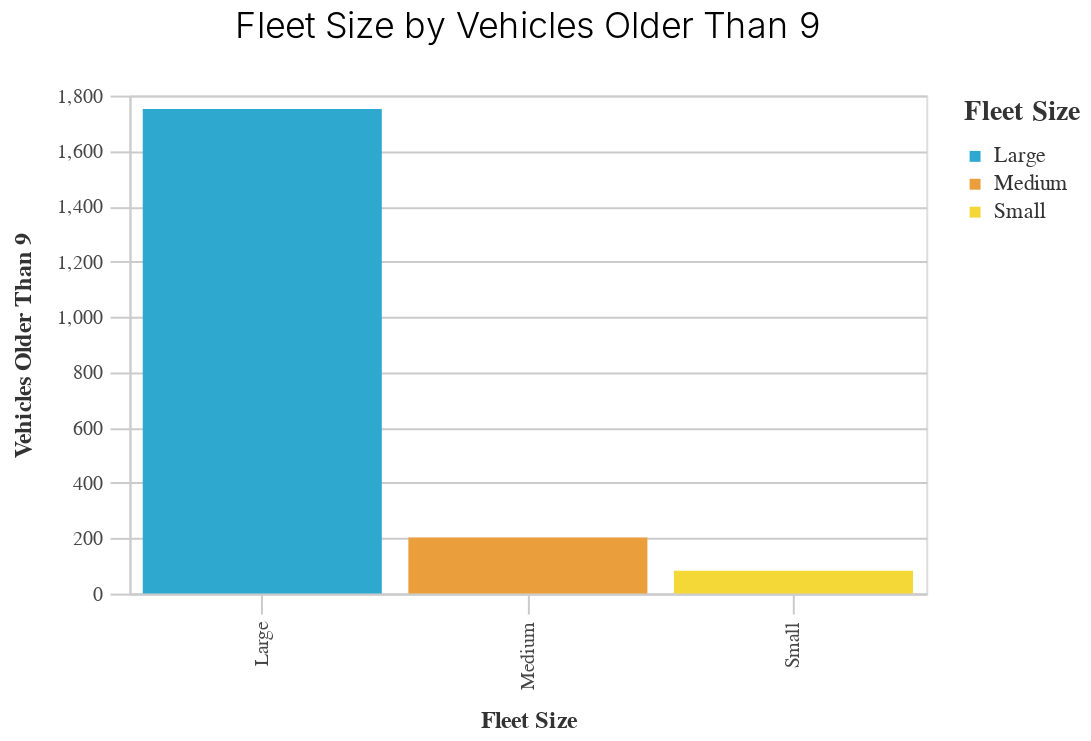

The cell this chart's notebook holds for it:
### Markdown cell above
### Vehicles older than 9
![pic](./chart_outputs/bar_fleet_size_by_vehicles_older_than_9.png)

### Code cell
_utils.basic_bar_chart(fleet,'fleet_size','vehicles_older_than_9', 'fleet_size')

### Figure 1 — Vega-Lite specification as saved in the notebook (floating-point values rounded to 4 significant figures)
{"config": {"view": {"continuousWidth": 400, "continuousHeight": 300}, "axis": {"domainColor": "#cbcbcb", "grid": true, "gridColor": "#cbcbcb", "gridWidth": 1, "labelColor": "#474747", "labelFont": "Nunito Sans", "labelFontSize": 10, "labelPadding": 4, "tickColor": "#cbcbcb", "tickSize": 10, "titleColor": "#333", "titleFont": "Raleway", "titleFontSize": 12, "titlePadding": 10}, "axisBand": {"grid": false}, "background": "white", "font": "Raleway", "header": {"labelFont": "Nunito Sans", "titleFont": "Raleway"}, "legend": {"labelColor": "#333", "labelFont": "Nunito Sans", "labelFontSize": 11, "labelLimit": 0, "padding": 1, "symbolSize": 30, "symbolType": "square", "titleColor": "#333", "titleFont": "Raleway", "titleFontSize": 14, "titlePadding": 10}, "title": {"anchor": "middle", "font": "Raleway", "fontSize": 18, "fontWeight": 300, "offset": 20}}, "data": {"name": "data-e5c9e196326ee54efcdb1c54f067b50d"}, "mark": "bar", "encoding": {"color": {"field": "fleet_size", "legend": {"title": "Fleet Size"}, "scale": {"range": ["#2EA8CE", "#EB9F3C", "#F4D837", "#51BF9D", "#8CBCCB", "#9487C0"]}, "type": "nominal"}, "x": {"field": "fleet_size", "sort": "-y", "title": "Fleet Size", "type": "nominal"}, "y": {"field": "vehicles_older_than_9", "title": "Vehicles Older Than 9", "type": "quantitative"}}, "height": 250, "title": "Fleet Size by Vehicles Older Than 9", "width": 400, "$schema": "https://vega.github.io/schema/vega-lite/v4.17.0.json", "datasets": {"data-e5c9e196326ee54efcdb1c54f067b50d": [{"fleet_size": "Large", "vehicles_older_than_9": 1752.0, "vehicles_older_than_15": 695.0, "vehicles_0_to_9": 3899.0, "vehicles_percent_older_than_9": 85.97, "vehicles_percent_older_than_15": 92.79, "vehicles_percent_0_to_9": 78.64}, {"fleet_size": "Medium", "vehicles_older_than_9": 203.0, "vehicles_older_than_15": 36.0, "vehicles_0_to_9": 754.0, "vehicles_percent_older_than_9": 9.961, "vehicles_percent_older_than_15": 4.806, "vehicles_percent_0_to_9": 15.21}, {"fleet_size": "Small", "vehicles_older_than_9": 83.0, "vehicles_older_than_15": 18.0, "vehicles_0_to_9": 305.0, "vehicles_percent_older_than_9": 4.073, "vehicles_percent_older_than_15": 2.403, "vehicles_percent_0_to_9": 6.152}]}}
